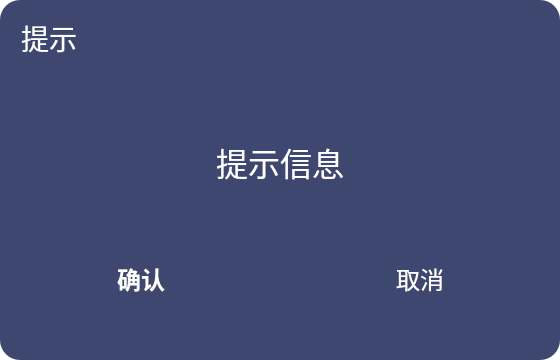
<?xml version="1.0" encoding="UTF-8"?>
<ui version="4.0">
 <class>ToolTip</class>
 <widget class="QDialog" name="ToolTip">
  <property name="geometry">
   <rect>
    <x>0</x>
    <y>0</y>
    <width>560</width>
    <height>360</height>
   </rect>
  </property>
  <property name="font">
   <font>
    <family>思源黑体</family>
    <bold>false</bold>
    <underline>false</underline>
    <strikeout>false</strikeout>
   </font>
  </property>
  <property name="windowTitle">
   <string>ToolTip</string>
  </property>
  <property name="windowIcon">
   <iconset resource="../../../main/MS301Client/resources.qrc">
    <normaloff>:/assets/logo128.png</normaloff>:/assets/logo128.png</iconset>
  </property>
  <property name="styleSheet">
   <string notr="true">QDialog {
	border-radius: 20px;
	background-color: rgba(61, 71, 112, 204);
	border: 1px solid rgba(255, 255, 255, 51);
}
QWidget {
	font-family: &quot;思源黑体&quot;;
	color: white;
	background: transparent;
}</string>
  </property>
  <layout class="QVBoxLayout" name="verticalLayout" stretch="1">
   <property name="spacing">
    <number>0</number>
   </property>
   <property name="leftMargin">
    <number>0</number>
   </property>
   <property name="topMargin">
    <number>0</number>
   </property>
   <property name="rightMargin">
    <number>0</number>
   </property>
   <property name="bottomMargin">
    <number>0</number>
   </property>
   <item>
    <widget class="QWidget" name="centralwidget" native="true">
     <property name="minimumSize">
      <size>
       <width>0</width>
       <height>100</height>
      </size>
     </property>
     <property name="styleSheet">
      <string notr="true">QWidget#centralwidget{
	border-radius: 20px;
	background: rgba(61, 71, 112, 1);
}</string>
     </property>
     <layout class="QVBoxLayout" name="verticalLayout_2" stretch="0,1,0">
      <property name="spacing">
       <number>0</number>
      </property>
      <property name="leftMargin">
       <number>0</number>
      </property>
      <property name="topMargin">
       <number>0</number>
      </property>
      <property name="rightMargin">
       <number>0</number>
      </property>
      <property name="bottomMargin">
       <number>51</number>
      </property>
      <item>
       <widget class="QWidget" name="widget_title" native="true">
        <property name="maximumSize">
         <size>
          <width>16777215</width>
          <height>75</height>
         </size>
        </property>
        <property name="styleSheet">
         <string notr="true">QWidget #widget_title{
    background: qlineargradient(x1:0, y1:0, x2:1, y2:0,
        stop:0 rgba(78, 228, 224, 0),
        stop:0.1919 rgba(77, 153, 245, 64),
        stop:1 rgba(78, 218, 227, 0));
}</string>
        </property>
        <layout class="QHBoxLayout" name="horizontalLayout_2" stretch="0,1">
         <property name="spacing">
          <number>0</number>
         </property>
         <property name="leftMargin">
          <number>14</number>
         </property>
         <property name="topMargin">
          <number>0</number>
         </property>
         <property name="rightMargin">
          <number>0</number>
         </property>
         <property name="bottomMargin">
          <number>0</number>
         </property>
         <item>
          <widget class="QLabel" name="label_title_icon">
           <property name="sizePolicy">
            <sizepolicy hsizetype="Fixed" vsizetype="Fixed">
             <horstretch>0</horstretch>
             <verstretch>0</verstretch>
            </sizepolicy>
           </property>
           <property name="styleSheet">
            <string notr="true">QWidget {
    background: transparent;
}</string>
           </property>
           <property name="text">
            <string/>
           </property>
           <property name="textFormat">
            <enum>Qt::TextFormat::AutoText</enum>
           </property>
           <property name="pixmap">
            <pixmap resource="../ui.qrc">:/assets/png/tooltip.png</pixmap>
           </property>
          </widget>
         </item>
         <item>
          <widget class="QLabel" name="label_title_text">
           <property name="sizePolicy">
            <sizepolicy hsizetype="Preferred" vsizetype="Fixed">
             <horstretch>0</horstretch>
             <verstretch>0</verstretch>
            </sizepolicy>
           </property>
           <property name="minimumSize">
            <size>
             <width>0</width>
             <height>75</height>
            </size>
           </property>
           <property name="font">
            <font>
             <family>思源黑体</family>
             <pointsize>21</pointsize>
             <bold>false</bold>
             <underline>false</underline>
             <strikeout>false</strikeout>
            </font>
           </property>
           <property name="styleSheet">
            <string notr="true">QWidget {
    background: transparent;
}</string>
           </property>
           <property name="text">
            <string>提示</string>
           </property>
          </widget>
         </item>
        </layout>
       </widget>
      </item>
      <item>
       <widget class="QLabel" name="label_message">
        <property name="minimumSize">
         <size>
          <width>0</width>
          <height>0</height>
         </size>
        </property>
        <property name="font">
         <font>
          <family>思源黑体</family>
          <pointsize>24</pointsize>
          <bold>false</bold>
          <underline>false</underline>
          <strikeout>false</strikeout>
         </font>
        </property>
        <property name="text">
         <string>提示信息</string>
        </property>
        <property name="alignment">
         <set>Qt::AlignmentFlag::AlignCenter</set>
        </property>
       </widget>
      </item>
      <item>
       <layout class="QHBoxLayout" name="horizontalLayout" stretch="1,0,0,1">
        <property name="spacing">
         <number>99</number>
        </property>
        <property name="bottomMargin">
         <number>0</number>
        </property>
        <item>
         <spacer name="horizontalSpacer">
          <property name="orientation">
           <enum>Qt::Orientation::Horizontal</enum>
          </property>
          <property name="sizeHint" stdset="0">
           <size>
            <width>40</width>
            <height>20</height>
           </size>
          </property>
         </spacer>
        </item>
        <item>
         <widget class="QPushButton" name="pushButton_accept">
          <property name="sizePolicy">
           <sizepolicy hsizetype="Fixed" vsizetype="Fixed">
            <horstretch>0</horstretch>
            <verstretch>0</verstretch>
           </sizepolicy>
          </property>
          <property name="minimumSize">
           <size>
            <width>180</width>
            <height>60</height>
           </size>
          </property>
          <property name="baseSize">
           <size>
            <width>180</width>
            <height>60</height>
           </size>
          </property>
          <property name="font">
           <font>
            <family>思源黑体</family>
            <pointsize>18</pointsize>
            <bold>true</bold>
            <underline>false</underline>
            <strikeout>false</strikeout>
           </font>
          </property>
          <property name="styleSheet">
           <string notr="true">    border-radius: 10px;
    background: qlineargradient(x1:0, y1:0, x2:1, y2:0,
        stop:0 rgba(73, 126, 229, 1),
        stop:1 rgba(78, 218, 222, 1));</string>
          </property>
          <property name="text">
           <string>确认</string>
          </property>
         </widget>
        </item>
        <item>
         <widget class="QPushButton" name="pushButton_reject">
          <property name="minimumSize">
           <size>
            <width>180</width>
            <height>60</height>
           </size>
          </property>
          <property name="font">
           <font>
            <family>思源黑体</family>
            <pointsize>18</pointsize>
           </font>
          </property>
          <property name="styleSheet">
           <string notr="true">    border-radius: 10px;
    background: qlineargradient(x1:0, y1:0, x2:1, y2:0,
        stop:0 rgba(250, 77, 100, 1),
        stop:1 rgba(240, 112, 79, 1));</string>
          </property>
          <property name="text">
           <string>取消</string>
          </property>
         </widget>
        </item>
        <item>
         <spacer name="horizontalSpacer_2">
          <property name="orientation">
           <enum>Qt::Orientation::Horizontal</enum>
          </property>
          <property name="sizeHint" stdset="0">
           <size>
            <width>40</width>
            <height>20</height>
           </size>
          </property>
         </spacer>
        </item>
       </layout>
      </item>
     </layout>
    </widget>
   </item>
  </layout>
 </widget>
 <resources>
  <include location="../../../main/MS301Client/resources.qrc"/>
  <include location="../ui.qrc"/>
 </resources>
 <connections>
  <connection>
   <sender>pushButton_accept</sender>
   <signal>clicked()</signal>
   <receiver>ToolTip</receiver>
   <slot>accept()</slot>
   <hints>
    <hint type="sourcelabel">
     <x>246</x>
     <y>318</y>
    </hint>
    <hint type="destinationlabel">
     <x>74</x>
     <y>279</y>
    </hint>
   </hints>
  </connection>
  <connection>
   <sender>pushButton_reject</sender>
   <signal>clicked()</signal>
   <receiver>ToolTip</receiver>
   <slot>reject()</slot>
   <hints>
    <hint type="sourcelabel">
     <x>383</x>
     <y>312</y>
    </hint>
    <hint type="destinationlabel">
     <x>389</x>
     <y>363</y>
    </hint>
   </hints>
  </connection>
 </connections>
</ui>
